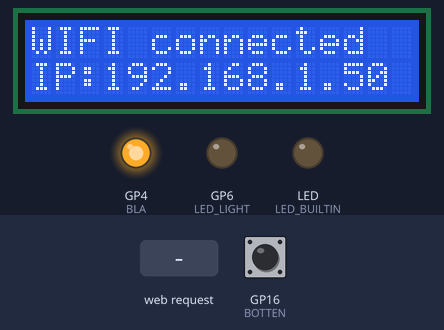
The sketch below on a simulated Raspberry Pi Pico W. On the bench: 16×2 character LCD, output pins drawn as LEDs (lit = HIGH). Wiring (inferred from the names in the program): character LCD (HD44780): RS GP2; E GP3; data GP11, GP10, GP9, GP8. The inputs (shaded band) are chosen by the test bench; at power-on: GP16 (BOTTEN) LOW. WiFi joins after 1.5 s; servers stay silent unless stated; pins used as bus, display or sensor lines are not drawn; what the sketch prints to the serial monitor is not drawn.

Above: at 4.6 s.
4.7 s: GP16 (BOTTEN) pulled HIGH for 3.2 s
At 8.7 s:
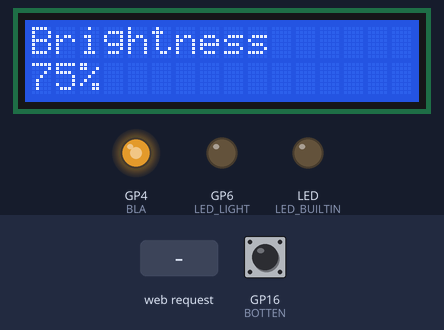
9.4 s: HTTP request GET /?inputbox= received
At 10.2 s:
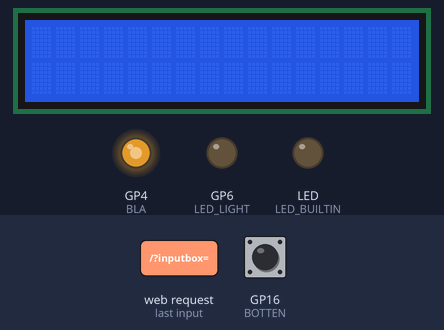
11.2 s: GP16 (BOTTEN) pulled HIGH for 0.15 s
At 12.5 s:
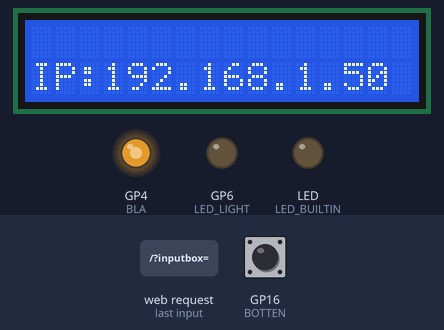
12.9 s: GP16 (BOTTEN) pulled HIGH for 3.2 s
At 14.54 s:
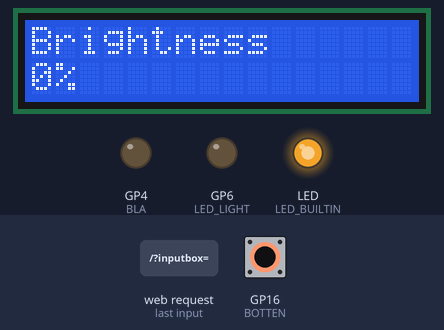
17.6 s: GP16 (BOTTEN) pulled HIGH for 3.2 s
At 17.73 s:
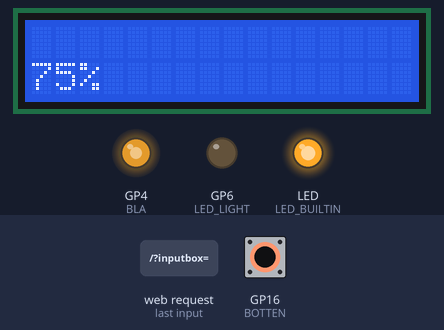
22.3 s: GP16 (BOTTEN) pulled HIGH for 1 s
At 22.62 s:
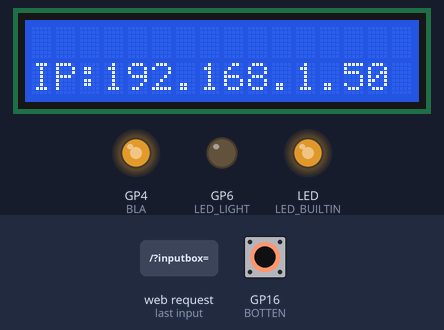
Timing chart, 0 to 25.3 s (numbered marks = the images above; inputs shaded):
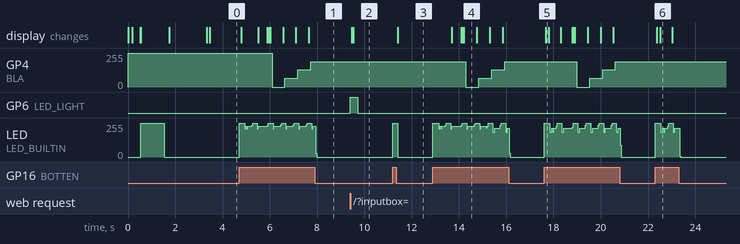

The sketch:

PICO_1602_WIFI.ino
```cpp
#include <WiFi.h>
#include <map>
//以下是引脚定义
#define LCD_RS 2                    //数据/指令切换引脚
#define LCD_E 3                     //触发引脚
#define LCD_D4 11                   //四位数据引脚
#define LCD_D5 10
#define LCD_D6 9
#define LCD_D7 8
#define LED_LIGHT 6                 //外接LED提示灯
#define BLA 4                       //背光PWM控制

#define BOTTEN 16                   //按钮引脚

//以下是命令定义
#define CMD 0                       //命令为0
#define CHR 1                       //数据为1
#define char_per_line 16            //每行16个字符
#define LCD_line1 0x80              //第一行地址
#define LCD_line2 0xc0              //第二行地址

const char* ssid = "";              //此处填入你的WiFi SSID
const char* password = "";          //此处填入你的WiFi密码
unsigned long currentTime = millis();
unsigned long previousTime = 0;
const long timeoutTime = 2000;      //连接超时时间2S
String header;
String input = "";
String co="123456789ABCDEF1";
String co2="123456789ABCDEF1";
String IP1="IP:";
char temp[35];
int tail = 0;
int counter=0;
WiFiServer server(80);              //80端口设置服务器
std::map<int, String> kanaMap;      //假名映射表
using namespace std;

void initKanaMap() {
  // あ行
  kanaMap[354] = "\xb1"; kanaMap[450] = "\xb1";  // あ
  kanaMap[356] = "\xb2"; kanaMap[452] = "\xb2";  // い
  kanaMap[358] = "\xb3"; kanaMap[454] = "\xb3";  // う
  kanaMap[360] = "\xb4"; kanaMap[456] = "\xb4";  // え
  kanaMap[362] = "\xb5"; kanaMap[458] = "\xb5";  // お

  // 小あ行
  kanaMap[353] = "\x7a"; kanaMap[449] = "\x7a";  // ぁ
  kanaMap[355] = "\x7b"; kanaMap[451] = "\x7b";  // ぃ
  kanaMap[357] = "\x7c"; kanaMap[453] = "\x7c";  // ぅ
  kanaMap[359] = "\x7d"; kanaMap[455] = "\x7d";  // ぇ
  kanaMap[361] = "\x7e"; kanaMap[457] = "\x7e";  // ぉ

  // か行
  kanaMap[363] = "\xb6"; kanaMap[459] = "\xb6";  // か
  kanaMap[365] = "\xb7"; kanaMap[461] = "\xb7";  // き
  kanaMap[367] = "\xb8"; kanaMap[463] = "\xb8";  // く
  kanaMap[369] = "\xb9"; kanaMap[465] = "\xb9";  // け
  kanaMap[371] = "\xba"; kanaMap[467] = "\xba";  // こ

  // が行（浊音）
  kanaMap[364] = "\xb6\xde"; kanaMap[460] = "\xb6\xde";  // が
  kanaMap[366] = "\xb7\xde"; kanaMap[462] = "\xb7\xde";  // ぎ
  kanaMap[368] = "\xb8\xde"; kanaMap[464] = "\xb8\xde";  // ぐ
  kanaMap[370] = "\xb9\xde"; kanaMap[466] = "\xb9\xde";  // げ
  kanaMap[372] = "\xba\xde"; kanaMap[468] = "\xba\xde";  // ご

  // さ行
  kanaMap[373] = "\xbb"; kanaMap[469] = "\xbb";  // さ
  kanaMap[375] = "\xbc"; kanaMap[471] = "\xbc";  // し
  kanaMap[377] = "\xbd"; kanaMap[473] = "\xbd";  // す
  kanaMap[379] = "\xbe"; kanaMap[475] = "\xbe";  // せ
  kanaMap[381] = "\xbf"; kanaMap[477] = "\xbf";  // そ

  // ざ行（浊音）
  kanaMap[374] = "\xbb\xde"; kanaMap[470] = "\xbb\xde";  // ざ
  kanaMap[376] = "\xbc\xde"; kanaMap[472] = "\xbc\xde";  // じ
  kanaMap[378] = "\xbd\xde"; kanaMap[474] = "\xbd\xde";  // ず
  kanaMap[380] = "\xbe\xde"; kanaMap[476] = "\xbe\xde";  // ぜ
  kanaMap[382] = "\xbf\xde"; kanaMap[478] = "\xbf\xde";  // ぞ

  // た行
  kanaMap[383] = "\xc0"; kanaMap[479] = "\xc0";  // た
  kanaMap[385] = "\xc1"; kanaMap[481] = "\xc1";  // ち
  kanaMap[387] = "\xaf"; kanaMap[483] = "\xaf";  // っ
  kanaMap[388] = "\xc2"; kanaMap[484] = "\xc2";  // つ
  kanaMap[390] = "\xc3"; kanaMap[486] = "\xc3";  // て
  kanaMap[392] = "\xc4"; kanaMap[488] = "\xc4";  // と

  // だ行（浊音）
  kanaMap[384] = "\xc0\xde"; kanaMap[480] = "\xc0\xde";  // だ
  kanaMap[386] = "\xc1\xde"; kanaMap[482] = "\xc1\xde";  // ぢ
  kanaMap[389] = "\xc2\xde"; kanaMap[485] = "\xc2\xde";  // づ
  kanaMap[391] = "\xc3\xde"; kanaMap[487] = "\xc3\xde";  // で
  kanaMap[393] = "\xc4\xde"; kanaMap[489] = "\xc4\xde";  // ど

  // な行
  kanaMap[394] = "\xc5"; kanaMap[490] = "\xc5";  // な
  kanaMap[395] = "\xc6"; kanaMap[491] = "\xc6";  // に
  kanaMap[396] = "\xc7"; kanaMap[492] = "\xc7";  // ぬ
  kanaMap[397] = "\xc8"; kanaMap[493] = "\xc8";  // ね
  kanaMap[398] = "\xc9"; kanaMap[494] = "\xc9";  // の

  // は行
  kanaMap[399] = "\xca"; kanaMap[495] = "\xca";  // は
  kanaMap[402] = "\xcb"; kanaMap[498] = "\xcb";  // ひ
  kanaMap[405] = "\xcc"; kanaMap[501] = "\xcc";  // ふ
  kanaMap[408] = "\xcd"; kanaMap[504] = "\xcd";  // へ
  kanaMap[411] = "\xce"; kanaMap[507] = "\xce";  // ほ

  // ば行（浊音）
  kanaMap[400] = "\xca\xde"; kanaMap[496] = "\xca\xde";  // ば
  kanaMap[403] = "\xcb\xde"; kanaMap[499] = "\xcb\xde";  // び
  kanaMap[406] = "\xcd\xde"; kanaMap[502] = "\xcc\xde";  // ぶ
  kanaMap[409] = "\xcd\xde"; kanaMap[505] = "\xcd\xde";  // べ
  kanaMap[412] = "\xce\xde"; kanaMap[508] = "\xce\xde";  // ぼ

  // ぱ行（半浊音）
  kanaMap[401] = "\xca\xdf"; kanaMap[497] = "\xca\xdf";  // ぱ
  kanaMap[404] = "\xcb\xdf"; kanaMap[500] = "\xcb\xdf";  // ぴ
  kanaMap[407] = "\xcc\xdf"; kanaMap[503] = "\xcc\xdf";  // ぷ
  kanaMap[410] = "\xcd\xdf"; kanaMap[506] = "\xcd\xdf";  // ぺ
  kanaMap[413] = "\xce\xdf"; kanaMap[509] = "\xce\xdf";  // ぽ

  // ま行
  kanaMap[414] = "\xcf"; kanaMap[510] = "\xcf";  // ま
  kanaMap[415] = "\xd0"; kanaMap[511] = "\xd0";  // み
  kanaMap[416] = "\xd1"; kanaMap[512] = "\xd1";  // む
  kanaMap[417] = "\xd2"; kanaMap[513] = "\xd2";  // め
  kanaMap[418] = "\xd3"; kanaMap[514] = "\xd3";  // も

  // や行
  kanaMap[420] = "\xd4"; kanaMap[516] = "\xd4";  // や
  kanaMap[422] = "\xd5"; kanaMap[518] = "\xd5";  // ゆ
  kanaMap[424] = "\xd6"; kanaMap[520] = "\xd6";  // よ

  // 小や行
  kanaMap[419] = "\xac"; kanaMap[515] = "\xac";  // ゃ
  kanaMap[421] = "\xad"; kanaMap[517] = "\xad";  // ゅ
  kanaMap[423] = "\xae"; kanaMap[519] = "\xae";  // ょ

  // ら行
  kanaMap[425] = "\xd7"; kanaMap[521] = "\xd7";  // ら
  kanaMap[426] = "\xd8"; kanaMap[522] = "\xd8";  // り
  kanaMap[427] = "\xd9"; kanaMap[523] = "\xd9";  // る
  kanaMap[428] = "\xda"; kanaMap[524] = "\xda";  // れ
  kanaMap[429] = "\xdb"; kanaMap[535] = "\xdb";  // ろ

  // わ行・ん
  kanaMap[431] = "\xdc"; kanaMap[527] = "\xdd";  // わ
  kanaMap[434] = "\xa6"; kanaMap[530] = "\xde";  // を
  kanaMap[435] = "\xdd"; kanaMap[531] = "\xdf";  // ん

  // 标点
  kanaMap[540] = "\xb0"; // ー
  kanaMap[290] = "\xa1"; // 。
  kanaMap[300] = "\xa2"; // 「
  kanaMap[301] = "\xa3"; // 」
  kanaMap[289] = "\xa4"; // 、
  kanaMap[539] = "\xa5"; // ・
}

void init(){                        //初始化引脚
    pinMode(LCD_RS,GPIO_OUT);
    pinMode(LCD_E,GPIO_OUT);
    pinMode(LCD_D4,OUTPUT);
    pinMode(LCD_D5,GPIO_OUT);
    pinMode(LCD_D6,GPIO_OUT);
    pinMode(LCD_D7,GPIO_OUT);
    pinMode(LED_LIGHT,GPIO_OUT);
    pinMode(BOTTEN,INPUT);

    analogWrite(BLA, 255);
}

void triggle_E(){                     //触发E引脚
    delay(1);
    digitalWrite(LCD_E,HIGH);
    delay(1);
    digitalWrite(LCD_E,LOW);
    delay(1);
}

void gpio_write(int data,int mode){   //写入一个数据或指令

    //设定模式(指令/字符)
    if(mode==0){
        digitalWrite(LCD_RS,LOW);
    }
    else if(mode==1){
        digitalWrite(LCD_RS,HIGH);
    }

    //前四位
    digitalWrite(LCD_D7,LOW);
    digitalWrite(LCD_D6,LOW);
    digitalWrite(LCD_D5,LOW);
    digitalWrite(LCD_D4,LOW);

    if((data &0x80) == 0x80){
        digitalWrite(LCD_D7,HIGH);
    }
    if((data &0x40) == 0x40){
        digitalWrite(LCD_D6,HIGH);
    }
    if((data & 0x20) == 0x20){
        digitalWrite(LCD_D5,HIGH);
    }
    if((data & 0x10) == 0x10){
        digitalWrite(LCD_D4,HIGH);
    }
    triggle_E();

    //后四位
    digitalWrite(LCD_D7,LOW);
    digitalWrite(LCD_D6,LOW);
    digitalWrite(LCD_D5,LOW);
    digitalWrite(LCD_D4,LOW);

    if((data & 0x08) == 0x08){
        digitalWrite(LCD_D7,HIGH);
    }
    if((data & 0x04) == 0x04){
        digitalWrite(LCD_D6,HIGH);
    }
    if((data & 0x02) == 0x02){
        digitalWrite(LCD_D5,HIGH);
    }
    if((data & 0x01) == 0x01){
        digitalWrite(LCD_D4,HIGH);
    }
    triggle_E();
}

void lcd_init(){                        //初始化1602函数
    gpio_write(0x33,CMD);               //
    delay(50);
    gpio_write(0x32,CMD);               //
    delay(50);
    gpio_write(0x06,CMD);               //设置向右写入字符，设置屏幕内容不滚动
    delay(50);
    gpio_write(0x0C,CMD);               //开启屏幕显示，关闭光标显示，关闭光标闪烁
    delay(50);
    gpio_write(0x28,CMD);               //设定数据总线为四位，显示2行字符，使用5*8字符点阵
    delay(50);
    gpio_write(0x01,CMD);               //清屏
    delay(50);
}

void lcd_text(String ltext,int line){   //显示函数
    gpio_write(line,CMD);               //命令写入:行数
    int tsize=ltext.length();
    for(int size=0;size<16;size++){     //逐字写入
        if(size>tsize-1){
            gpio_write(0x20,CHR);       //若字符串大小小于16，则填充空格
        }
        else{
            gpio_write(int(ltext[size]),CHR); //转换成RAW编码后写入
        }
    }
}

void setup() {
    Serial.begin(115200);
    init();
    initKanaMap();                              //初始化假名表
    lcd_init();
    lcd_text("RaspberryPI PICO",LCD_line1);     //欢迎消息
    lcd_text("1602a WIFI Test",LCD_line2);

    pinMode(LED_BUILTIN, OUTPUT);
    digitalWrite(LED_BUILTIN, HIGH);            //点灯
    delay(1000);
    digitalWrite(LED_BUILTIN, LOW);

    lcd_text("WIFI connecting",LCD_line1);
    lcd_text(" ",LCD_line2);
    Serial.print("RaspberryPI pico WH");
    WiFi.begin(ssid,password);                  //在屏幕上显示状态

    while (WiFi.status() != WL_CONNECTED) {     //连接WiFi
        lcd_text("WIFI connecting",LCD_line1);
        lcd_text(" ",LCD_line2);
        WiFi.begin(ssid,password);
        delay(5000);
        Serial.print(".");
    }
    Serial.println("");
    Serial.print("Time:");
    Serial.println(currentTime);
    Serial.print("WiFi connected at IP Address ");
    Serial.println(WiFi.localIP());

    String IP = WiFi.localIP().toString().c_str();
    lcd_text("WIFI connected",LCD_line1);
    IP1.concat(IP);
    lcd_text(IP1,LCD_line2);                    //在屏幕上显示ip

    server.begin();
}

String get_kana_ascii(int utf8){      //假名utf转换成RAW字符函数,查表
  String raw_kana="  ";               //返回用变量
  if (kanaMap.count(utf8)) return kanaMap[utf8];

  return raw_kana;
}

void loop(){
    WiFiClient client = server.accept();        //初始化客户端
    digitalWrite(LED_BUILTIN, LOW);
    if(WiFi.status() != WL_CONNECTED) {         //未连接WiFi则点灯
        digitalWrite(LED_LIGHT, HIGH);
    }
    else{
        digitalWrite(LED_LIGHT, LOW);
    }

    if(digitalRead(BOTTEN)==1 && counter==0){   //短按按钮显示IP
        digitalWrite(LED_BUILTIN, HIGH);        //按住是点灯
        lcd_text(ssid,LCD_line1);
        lcd_text(IP1,LCD_line2);
        counter++;
    }
    else if(digitalRead(BOTTEN)==1){            //长按开始计时
        digitalWrite(LED_BUILTIN, HIGH);
        if(counter%50==0)
          Serial.println(counter);

        counter++;
    }


    else if(digitalRead(BOTTEN)==0){            //按键松开清零计时器
        digitalWrite(LED_BUILTIN, LOW);
        counter=0;
    }

    if (counter==300){                           //300时刻清屏
        lcd_text(" ",LCD_line1);
        lcd_text(" ",LCD_line2);
    }
    if (counter==700){                           //调整背光亮度
        lcd_text("Brightness",LCD_line1);
        lcd_text("0%",LCD_line2);
        analogWrite(BLA, 0);
    }
    if (counter==1000){
        lcd_text("Brightness",LCD_line1);
        lcd_text("25%",LCD_line2);
        analogWrite(BLA, 64);
    }
    if (counter==1300){
        lcd_text("Brightness",LCD_line1);
        lcd_text("50%",LCD_line2);
        analogWrite(BLA, 128);
    }
    if (counter==1600){
        lcd_text("Brightness",LCD_line1);
        lcd_text("75%",LCD_line2);
        analogWrite(BLA, 191);
    }
    if (counter==1900){
        lcd_text("Brightness",LCD_line1);
        lcd_text("100%",LCD_line2);
        analogWrite(BLA, 255);
    }


    if (counter==4000){                         //程序消息
        lcd_text("by KULIB 24/12/10",LCD_line1);
        lcd_text("code in arduino",LCD_line2);
    }

    if (client){
        currentTime = millis();
        previousTime = currentTime;
        Serial.print("Time:");
        Serial.println(currentTime);
        Serial.println("New Client.");
        String currentLine = "";
        while (client.connected() && currentTime-previousTime<=timeoutTime){
            currentTime = millis();
            if (client.available()){
                char c = client.read();

                header += c;
                if (c == '\n'){
                    if (currentLine.length() == 0) {
                        client.println("HTTP/1.1 200 OK");
                        client.println("Content-type:text/html");
                        client.println("Connection: close");
                        client.println();

                        // Display the HTML web page
                        client.println("<!DOCTYPE html><html>");
                        client.println("<head><meta name=\"viewport\" content=\"width=device-width, initial-scale=1\">");
                        client.println("<link rel=\"icon\" href=\"data:,\">");

                        // CSS style
                        client.println("<style>html { font-family: Helvetica; display: inline-block; margin: 0px auto; text-align: center;}");
                        client.println(".button { background-color: #4CAF50; border: none; color: white; padding: 16px 40px;");
                        client.println("text-decoration: none; font-size: 30px; margin: 2px; cursor: pointer;}");
                        client.println(".inputbox{ width:300px; height:35px; text-align:left;line-height:30px; font-size: 20px;}");
                        client.println("</style></head>");

                        client.println("<h1>Raspberry Pico WH 1602A display Control</h1>");
                        client.println("<form method=\"get\" action=\"\">");
                        client.println("<input type=\"text\" class=\"inputbox\" id=\"input\" name=\"inputbox\" placeholder=\"input something\" maxlength=\"32\">");
                        client.println("<p><input type=\"submit\" class=\"button\"/></p>");

                        client.println("</form></body></html>");

                        client.println();

                        break;
                    }
                    else{
                        Serial.println(currentLine);
                        if(currentLine.indexOf("GET /?inputbox=") >= 0){    //获取输入
                            digitalWrite(LED_LIGHT, HIGH);
                            Serial.println("FIND!");
                            tail = currentLine.indexOf(" HTTP/1.1");
                            input = currentLine.substring(15,tail);
                        }
                        currentLine = "";
                    }
                }
                else if (c != '\r') {
                    currentLine += c;
                }
            }
        }
        // Clear the header variable
        header = "";
        // Close the connection
        client.stop();
        Serial.println("Client disconnected.");
        Serial.print("input is {");
        Serial.print(input);
        Serial.println("}");

        //--------------------测试用代码-------------------
        // String teststr="                                ";
        // int s=0;
        // for(int i=0;i<=256;i++){
        //   teststr[s]=i;
        //   s++;
        //   if(s%32==0){
        //     s=0;
        //     //Serial.println(teststr);
        //   }
        // }
        //--------------------测试用代码-------------------

        int index0;                       //搜索用坐标
        String input_index0="";           //假名UTF8前子串
        String input_index1="";           //假名UTF8后子串
        index0=input.indexOf("%26%2312"); //假名UTF8特征前缀

        while(input.indexOf("%26%2312")!=-1){   //当输入存在假名时
          index0=input.indexOf("%26%2312");
          int kana_utf8=input.substring(index0+8,index0+11).toInt(); //三位假名utf8编码
          String raw_kana=get_kana_ascii(kana_utf8);                 //假名RAW编码

          Serial.print("utf8 kana:");
          Serial.print(kana_utf8);                  //调试   输出当前假名编码值
          Serial.print("  RAW kana:");
          Serial.println(raw_kana);                 //调试   输出RAW假名

          input_index0=input.substring(0,index0);
          input_index1=input.substring(index0+14,input.length());

          Serial.print("index0:");
          Serial.print(input_index0);
          Serial.print("  index1:");
          Serial.print(input_index1);

          if(input_index0!=0){      //防止index0=0时多一个空格
            if(raw_kana[1]==' ')    //判断是否浊音/半浊音
              input=input_index0+raw_kana[0]+input_index1;  //将字符串假名utf替换为RAW编码
            else
              input=input_index0+raw_kana+input_index1;
          }
          else{
            if(raw_kana[1]==' ')
              input=raw_kana[0]+input_index1;
            else
              input=raw_kana+input_index1;
          }

          Serial.print("      input:");
          Serial.println(input);
        }

        for(int i=0;i<32;i++){      //初始化临时数组
            temp[i]=0x0;
        }
        for(int i=0;i<32;i++){      //读入原始字符串
            temp[i]=input[i];
        }

        for(int i=0;i<16;i++){
            if(temp[i]!=0x0 && temp[i]!='+')  //将浏览器空格转换成的"+"转换回空格
                co[i]=temp[i];
            else
                co[i]=0X20;
            }
        lcd_text(co,LCD_line1);   //显示第一行

        Serial.print("line1 RAW:");
        Serial.println(co);

        if(temp[16]==0x0)         //若第二行内容为空则直接显示
            lcd_text(" ",LCD_line2);
        else{
            for(int i=16;i<32;i++){
                if(temp[i]!=0x0 && temp[i]!='+')  //替换第二行的“+”
                    co2[i-16]=temp[i];
                else
                    co2[i-16]=0X20;
            }
            lcd_text(co2,LCD_line2);    //显示第二行

            Serial.print("line2 RAW:");
            Serial.println(co2);
       }
       delay(100);
       digitalWrite(LED_LIGHT, LOW);
    }
}
```

Measured:
- after the input at 4.7 s, GP4 (BLA): 255/255 → 0/255 after 1.4 s, → 64/255 0.55 s later, → 128/255 0.55 s later, → 191/255 0.55 s later; the display: first changes after 0.09 s (image 1 shows a later state)
- after the input at 9.4 s, GP6 (LED_LIGHT): LOW → HIGH at once, → LOW 0.31 s later; the display: first changes after 0.07 s (image 2 shows a later state)
- after the input at 11.2 s, LED (LED_BUILTIN): 0/255 → 255/255 at once, → 0/255 0.21 s later; the display: changes after 0.21 s (image 3)
- after the input at 12.9 s, GP4 (BLA): 191/255 → 0/255 after 1.4 s, → 64/255 0.55 s later, → 128/255 0.55 s later, → 191/255 0.54 s later; the display: first changes after 0.80 s (image 4 shows a later state)
- after the input at 17.6 s, GP4 (BLA): 191/255 → 0/255 after 1.4 s, → 64/255 0.54 s later, → 128/255 0.54 s later, → 191/255 0.54 s later; the display: changes after 0.07 s (image 5)
- after the input at 22.3 s, the display: first changes after 0.07 s (image 6 shows a later state)
- what the display in image 4 shows lasts 0.6 s, from 14.2 s to 14.8 s
